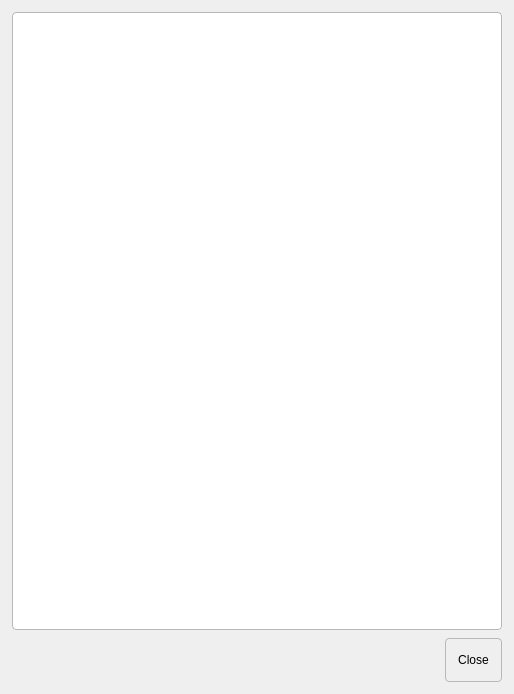
<?xml version="1.0" encoding="UTF-8"?>
<ui version="4.0">
 <class>AboutDialog</class>
 <widget class="QDialog" name="AboutDialog">
  <property name="geometry">
   <rect>
    <x>0</x>
    <y>0</y>
    <width>514</width>
    <height>694</height>
   </rect>
  </property>
  <property name="windowTitle">
   <string>About</string>
  </property>
  <property name="styleSheet">
   <string>QPushButton { border-radius: 4px; padding: 5px 12px; min-height: 32px; border: 1px solid palette(mid); background-color: palette(button); }
QLineEdit { border-radius: 4px; border: 1px solid palette(mid); padding: 5px 8px; background-color: palette(base); }
QTextEdit { border-radius: 4px; border: 1px solid palette(mid); padding: 5px 8px; background-color: palette(base); }
QPlainTextEdit { border-radius: 4px; border: 1px solid palette(mid); padding: 5px 8px; background-color: palette(base); }
QComboBox { border-radius: 4px; border: 1px solid palette(mid); padding: 5px 8px; min-height: 24px; }
QCheckBox { spacing: 8px; }
QRadioButton { spacing: 8px; }
QGroupBox { border-radius: 8px; border: 1px solid palette(mid); margin-top: 12px; padding: 12px; }
QListWidget { border-radius: 8px; border: 1px solid palette(mid); }
QTreeWidget { border-radius: 8px; border: 1px solid palette(mid); }
QTableWidget { border-radius: 8px; border: 1px solid palette(mid); }
QTabWidget::pane { border: 1px solid palette(mid); border-radius: 8px; }
QTabBar::tab { border-radius: 4px; padding: 6px 16px; margin-right: 4px; }
QTabBar::tab:selected { background-color: palette(highlight); color: palette(highlighted-text); }
QScrollBar { border: none; background: transparent; width: 8px; margin: 0; }
QScrollBar::handle { background: palette(mid); border-radius: 4px; min-height: 24px; }
QScrollBar::handle:hover { background: palette(mid); }
QMenu { border-radius: 8px; border: 1px solid palette(mid); padding: 4px; }
QDialog { background-color: palette(window); }</string>
  </property>
  <layout class="QVBoxLayout" name="verticalLayout">
   <property name="spacing">
    <number>8</number>
   </property>
   <property name="leftMargin">
    <number>12</number>
   </property>
   <property name="topMargin">
    <number>12</number>
   </property>
   <property name="rightMargin">
    <number>12</number>
   </property>
   <property name="bottomMargin">
    <number>12</number>
   </property>
   <item>
    <widget class="QTextBrowser" name="textBrowser">
     <property name="undoRedoEnabled">
      <bool>false</bool>
     </property>
     <property name="readOnly">
      <bool>true</bool>
     </property>
     <property name="acceptRichText">
      <bool>false</bool>
     </property>
     <property name="textInteractionFlags">
      <set>Qt::TextBrowserInteraction</set>
     </property>
     <property name="openExternalLinks">
      <bool>true</bool>
     </property>
    </widget>
   </item>
   <item>
    <widget class="QDialogButtonBox" name="buttonBox">
     <property name="orientation">
      <enum>Qt::Horizontal</enum>
     </property>
     <property name="standardButtons">
      <set>QDialogButtonBox::Close</set>
     </property>
    </widget>
   </item>
  </layout>
 </widget>
 <resources>
  <include location="../copyq.qrc"/>
 </resources>
 <connections>
  <connection>
   <sender>buttonBox</sender>
   <signal>accepted()</signal>
   <receiver>AboutDialog</receiver>
   <slot>accept()</slot>
   <hints>
    <hint type="sourcelabel">
     <x>248</x>
     <y>254</y>
    </hint>
    <hint type="destinationlabel">
     <x>157</x>
     <y>274</y>
    </hint>
   </hints>
  </connection>
  <connection>
   <sender>buttonBox</sender>
   <signal>rejected()</signal>
   <receiver>AboutDialog</receiver>
   <slot>reject()</slot>
   <hints>
    <hint type="sourcelabel">
     <x>316</x>
     <y>260</y>
    </hint>
    <hint type="destinationlabel">
     <x>286</x>
     <y>274</y>
    </hint>
   </hints>
  </connection>
 </connections>
</ui>
